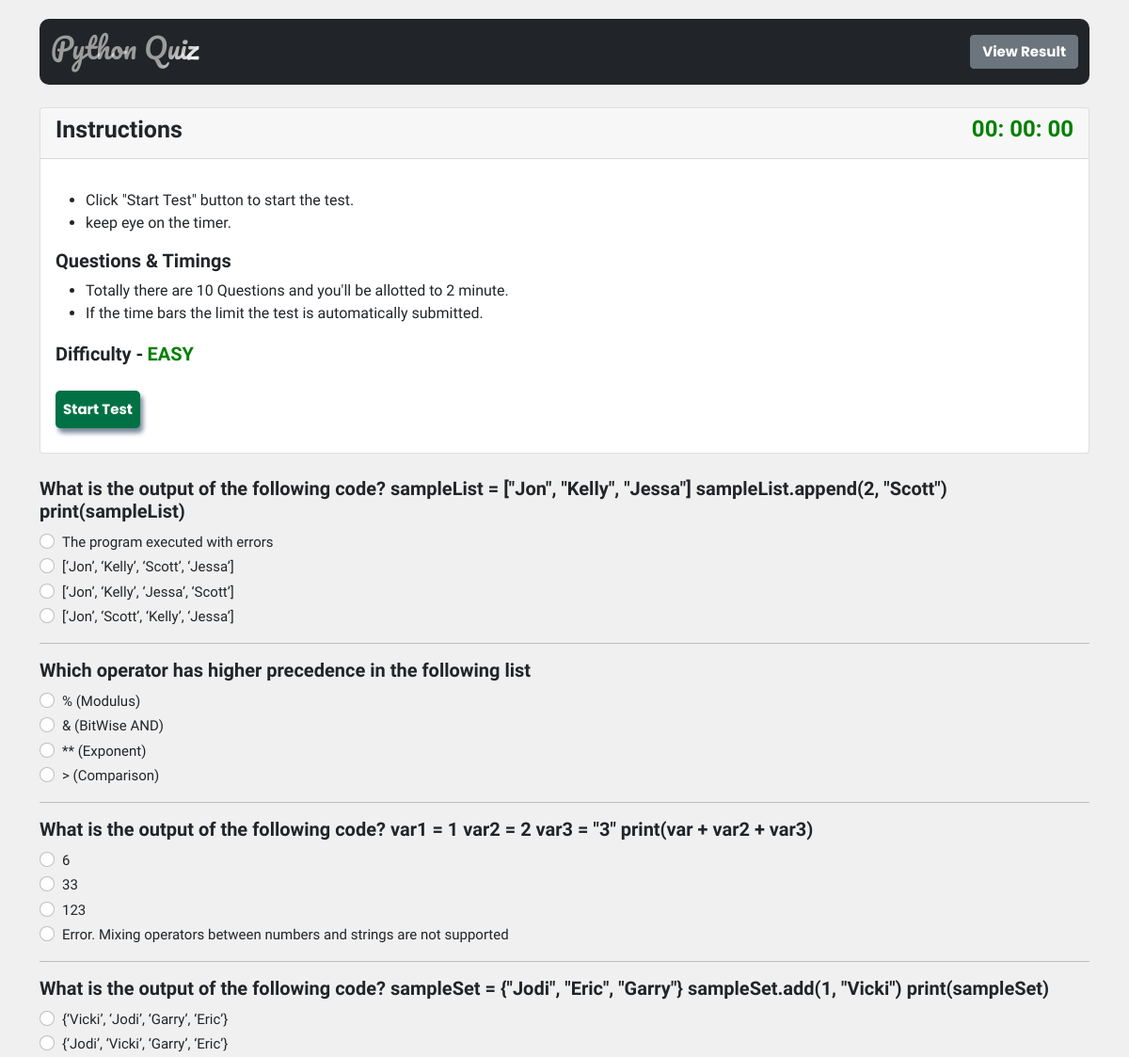
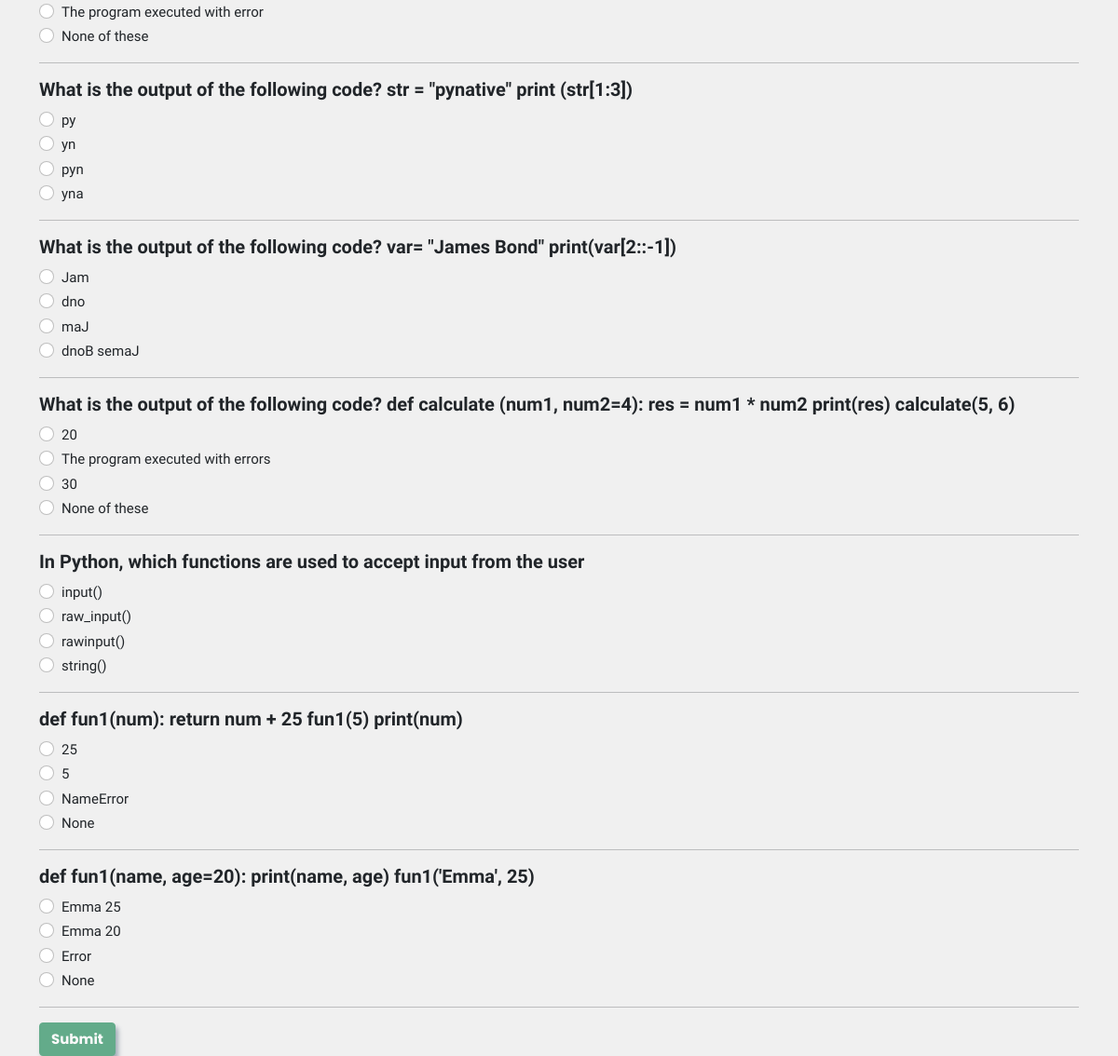
Page /mainapp/ on the committed database (2 pictures, top to bottom).
### QuizApp/models.py (models this page shows)
class Quizapplication(models.Model):
    question=models.TextField()
    option1=models.CharField(max_length=100)
    option2=models.CharField(max_length=100)
    option3=models.CharField(max_length=100)
    option4=models.CharField(max_length=100)
    correct_ans=models.CharField(max_length=100)

### QuizApp/views.py (the view, shortened to what this page needs)
# urls.py: 2. Add a URL to urlpatterns:  path('', views.home, name='home')
def home(request):
    app = Quizapplication.objects.all()
    return render(request, "index.html", {
        "app": app
    })

### QuizApp/templates/index.html (shortened to what this page needs)
{% extends 'base.html' %}
  {% block body %}
    <form action="" method="POST" id="form" name="myform">
      <nav class="navbar navbar-expand-lg navbar-dark bg-dark">
        <div class="container-fluid">
          <h2 class="navbar-brand navBrand" style="font-size: 30px; color:rgba(255, 255, 255, 0.1);">Python Quiz</h2>
          <div class="collapse navbar-collapse" id="navbarSupportedContent">
            <ul class="navbar-nav ms-auto mb-2 mb-lg-0">
              <li class="nav-item">
                <button
                  id="viewResult"
                  type="button"
                  class="btn btn-secondary viewResult"
                  data-bs-toggle="modal"
                  data-bs-target="#exampleModal"
                  style="font-size: 15px; font-weight: bold; color: #fff;  font-family: 'Poppins', sans-serif;"
                >
                  View Result
                </button>
              </li>
            </ul>
          </div>
        </div>
      </nav>
      <br />
      <div class="card">
        <div class="card-header">
         <h5 class="inst" style="display: inline; font-family: 'Mate SC', serif; font-size: 25px;font-weight: bold; text-transform:capitalize;">Instructions</h5>
      <h4 style="float: right; font-family: 'Mate SC', serif; font-weight: bold; color: green;" class="timer"><div id="timer">
          <span id="hours">00:</span>
          <span id="mins">00:</span>
          <span id="seconds">00</span>
        </div></h4>
        </div>
        <div class="card-body">
          <p class="card-text" >
            <ul>
              <li style="font-family: 'Mate SC', serif;">
                Click "Start Test" button to start the test. <br>
              </li>
              <li style="font-family: 'Mate SC', serif;">
                keep eye on the timer.
              </li>
            </ul>
          </p>
          <h6 style="font-family: 'Mate SC', serif; font-size: 20px; font-weight: bold;" class="topic">Questions & Timings</h6>
         <ul>
           <li style="font-family: 'Mate SC', serif;">Totally there are 10 Questions and you'll be allotted to 2 minute.</li>
           <li style="font-family: 'Mate SC', serif;">If the time bars the limit the test is automatically submitted.</li>
         </ul>
          <h6 style="display: inline; font-family: 'Mate SC', serif; font-size: 20px; font-weight: bold;" class="difficulty">Difficulty -</h6> <p style="display: inline; color: green; font-family: 'Mate SC', serif; font-size: 20px;" class="type"><b>EASY</b>
          </p> <br> <br>
          <button type="button"  class="button btnPush btnBlueGreen"   id="start" style="font-size: 15px; font-weight: bold; font-family: 'Poppins', sans-serif;">Start Test</button>
        </div>
      </div>
      <div style="margin-top: 25px">
        {% for i in app%}
        <h5 style="font-weight: bold;" class="questions">{{i.question}}</h5>
        <div class="form-check">
          <input
            class="form-check-input"
            type="radio"
            name="{{i.id}}"
            id="flexRadioDefault1"
            value="{{i.option1}}"
          />
          <label class="form-check-label" for="flexRadioDefault1">
            {{i.option1}}
          </label>
        </div>
        <div class="form-check">
          <input
            class="form-check-input"
            type="radio"
            name="{{i.id}}"
            id="flexRadioDefault2"
            value="{{i.option2}}"
            name="radio"
          />
          <label class="form-check-label" for="flexRadioDefault2">
            {{i.option2}}
          </label>
        </div>
        <div class="form-check">
          <input
            class="form-check-input"
            type="radio"
            name="{{i.id}}"
            id="flexRadioDefault3"
            value="{{i.option3}}"
            name="radio"
          />
          <label class="form-check-label" for="flexRadioDefault2">
            {{i.option3}}
          </label>
        </div>
        <div class="form-check">
          <input
            class="form-check-input"
            type="radio"
            name="{{i.id}}"
            id="flexRadioDefault4"
            value="{{i.option4}}"
            name="radio"
          />
          <label class="form-check-label" for="flexRadioDefault2">
            {{i.option4}}
          </label>
        </div>
        <hr />
        {%endfor%}
      <button class="btn btn-success submitButton" id="btnSubmit" style="font-size: 15px; font-weight: bold;  font-family: 'Poppins', sans-serif; box-shadow: 3px 5px 5px 0px lightslategray;">Submit</button>
      </div>
    </form>
{% endblock %}

### QuizApp/templates/base.html (shortened to what this page needs)
<!DOCTYPE html>
<html lang="en">
  <head>
    <link
      href="https://cdn.jsdelivr.net/npm/bootstrap@5.0.1/dist/css/bootstrap.min.css"
      rel="stylesheet"
    />
  </head>
  <body class="container" style="background-color: #f0f0f0">
    {% block body %} {% endblock %}
  </body>
</html>

### QuizApp/templates/base.html (style rules this page uses)
body { background-color: #f0f0f0; font-family: sans-serif; }
nav { margin-top: 20px; border-radius: 10px; }
h5 { font-family: "Lexend", sans-serif; font-weight: bold; font-size: 30px; }
label { font-family: "Lexend", sans-serif; font-size: 15px; }
.navBrand { font-family: "Pacifico", cursive; }
.card-text { font-family: "Neuton", serif; font-size: 20px; }
.button { display: block; position: relative; float: left; width: 90px; padding: 0; border: none; margin: 0px 0px 10px 0; font-weight: 600; text-align: center; line-height: 40px; background-color: #007144; font-family: "Poppins"; color: #fff; border-radius: 5px; transition: all 0.2s; }
.btnBlueGreen.btnPush { box-shadow: 3px 5px 5px 0px lightslategray; }
.navBrand { font-size: 3em; background: #222 -webkit-gradient( linear, left top, right top, from(#222), to(#222), color-stop(0.5, #fff) ) 0 0 no-repeat; background-image: -webkit-linear-gradient( -40deg, transparent 0%, transparent 40%, #fff 50%, transparent 60%, transparent 100% ); -webkit-background-size: 200px; color: rgba(255, 255, 255, 0.3); -webkit-background-clip: text; -webkit-animation-name: shine; -webkit-animation-duration: 5s; -webkit-animation-iteration-count: infinite; text-shadow: 0 0px 0px rgba(255, 255, 255, 0.5); }

### rows in the picture
Quizapplication: question "What is the output of the following code? sampleList = [\"Jon\", \"Kelly\", \"Jessa\"] sampleList.append(2, \"Scott\") print(sampleList)", option1 "The program executed with errors", option2 "[‘Jon’, ‘Kelly’, ‘Scott’, ‘Jessa’]", option3 "[‘Jon’, ‘Kelly’, ‘Jessa’, ‘Scott’]", option4 "[‘Jon’, ‘Scott’, ‘Kelly’, ‘Jessa’]"
Quizapplication: question "Which operator has higher precedence in the following list", option1 "% (Modulus)", option2 "& (BitWise AND)", option3 "** (Exponent)", option4 "> (Comparison)"
Quizapplication: question "What is the output of the following code? var1 = 1 var2 = 2 var3 = \"3\" print(var + var2 + var3)", option1 "6", option2 "33", option3 "123", option4 "Error. Mixing operators between numbers and strings are not supported"
Quizapplication: question "What is the output of the following code? sampleSet = {\"Jodi\", \"Eric\", \"Garry\"} sampleSet.add(1, \"Vicki\") print(sampleSet)", option1 "{‘Vicki’, ‘Jodi’, ‘Garry’, ‘Eric’}", option2 "{‘Jodi’, ‘Vicki’, ‘Garry’, ‘Eric’}", option3 "The program executed with error", option4 "None of these"
Quizapplication: question "What is the output of the following code? str = \"pynative\" print (str[1:3])", option1 "py", option2 "yn", option3 "pyn", option4 "yna"
Quizapplication: question "What is the output of the following code? var= \"James Bond\" print(var[2::-1])", option1 "Jam", option2 "dno", option3 "maJ", option4 "dnoB semaJ"
Quizapplication: question "What is the output of the following code? def calculate (num1, num2=4): res = num1 * num2 print(res) calculate(5, 6)", option1 "20", option2 "The program executed with errors", option3 "30", option4 "None of these"
Quizapplication: question "In Python, which functions are used to accept input from the user", option1 "input()", option2 "raw_input()", option3 "rawinput()", option4 "string()"
Quizapplication: question "def fun1(num): return num + 25 fun1(5) print(num)", option1 "25", option2 "5", option3 "NameError", option4 "None"
Quizapplication: question "def fun1(name, age=20): print(name, age) fun1('Emma', 25)", option1 "Emma 25", option2 "Emma 20", option3 "Error", option4 "None"
